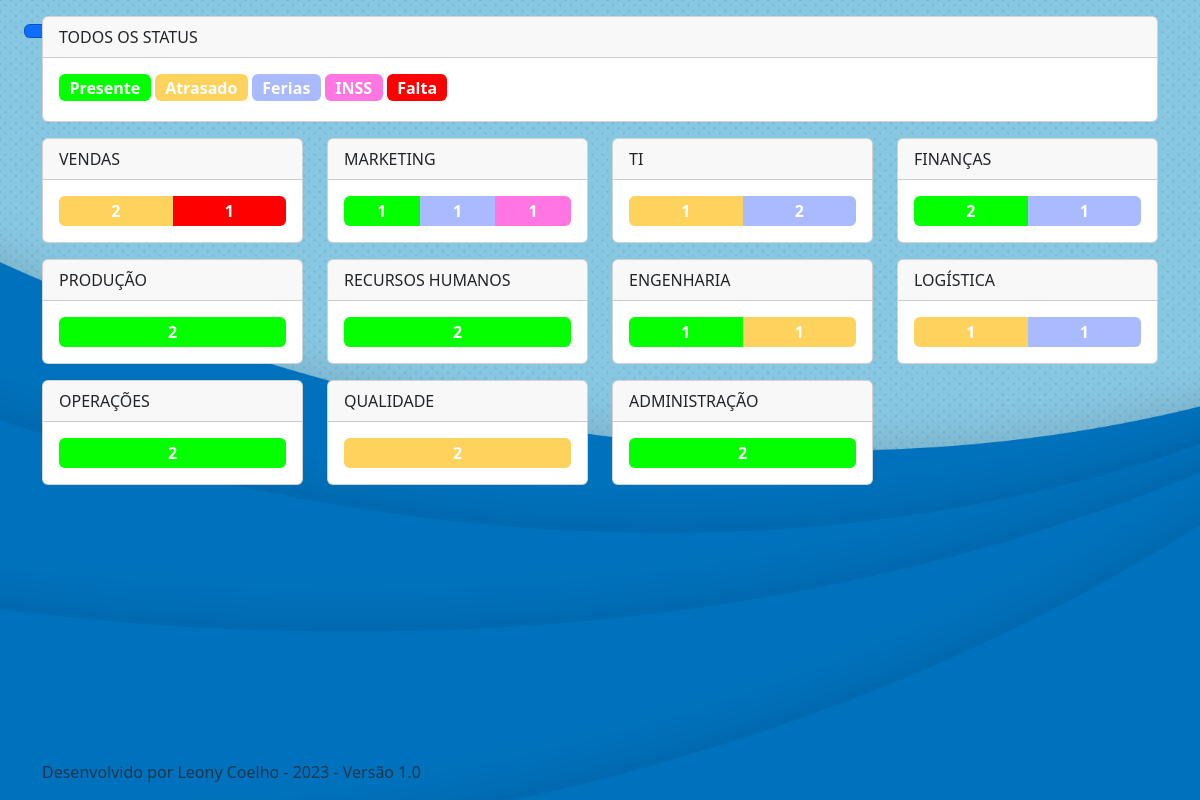
The app's page / (signed in) with its own data.
### app_staff_vision/models.py (models this page shows, shortened)
class Global_Settings(models.Model):
    establishment_title = models.CharField(max_length=50, default='Estabelecimento')
    sector_title = models.CharField(max_length=50, default='Setor')
    subSector_title = models.CharField(max_length=50, default='Subsetor')
    shift_title = models.CharField(max_length=50, default='Turno')
    position_title = models.CharField(max_length=50, default='Cargo')
    status_title = models.CharField(max_length=50, default='Status')
    theme = models.ManyToManyField(Theme)
    logo_image =  models.ImageField(upload_to='logos/uploaded_logo', null=True)
    bg_image =  models.ImageField(upload_to='bgs/uploaded_bgs', null=True)
    institution_name = models.CharField(max_length=60, default='Sua Empresa')

class Status(models.Model):
    status_name= models.CharField(max_length=50)
    status_color= models.CharField(max_length=50, default="#a5a5a5")

class Sector(models.Model):
    sector_name = models.CharField(max_length=50)

### app_staff_vision/views.py (the view)
# urls.py: path('', views.dashboard, name='dashboard'),
@login_required(login_url="/login/")
def dashboard(request):
    print('Opening Dashboard')
    globalsettings = Global_Settings.objects.all().latest('id')
    user = request.user
    user_presets = user.customuser.preset.all()
    worker_counts = []
    if user_presets.exists():
        for preset in user_presets:
            preset_settings = Preset_Settings.objects.filter(preset=preset).order_by('sector_position')
            preset_sectors = preset.preset_sectors.all()  # Setores associados a este preset
            preset_header = Preset_Header.objects.get(preset=preset)  # Supondo que haja um campo 'preset' em Preset_Header que corresponda ao preset atual
            header_width = preset_header.header_width  # Acessando header_width do objeto Preset_Header específico
            for preset_setting in preset_settings:
                sector = preset_setting.sector
                if sector in preset_sectors:
                    sector_width = preset_setting.sector_width
                    sector_data = {'sector': sector, 'status_counts': {}, 'sector_width': sector_width}
                    status_list = Status.objects.all()
                    for status in status_list:
                        count = Worker.objects.filter(sector_w=sector, status_w=status).count()
                        sector_data['status_counts'][status] = count
                    worker_counts.append(sector_data)
        context = {
            'globalsettings': globalsettings,
            'worker_counts': worker_counts,
            'status_list': status_list,
            'header_width':header_width,
        }
        return render(request, 'dashboard.html', context)
    else:
        context = {
            'globalsettings': globalsettings,
        }
        return render(request, 'no_preset.html', context)

### app_staff_vision/templates/dashboard.html (shortened to what this page needs)
{% load static %}
<!doctype html>
<html lang="en" class="h-100">
  <head>
    <link href="https://cdn.jsdelivr.net/npm/bootstrap@5.3.3/dist/css/bootstrap.min.css" rel="stylesheet">
    <link rel="stylesheet" type="text/css" href="{% static  globalsettings.theme.first.theme_url  %}"  />
    </head>
    {% if globalsettings.bg_image %}
    <body style="background-image: url('{{ globalsettings.bg_image.url }}'); background-size: cover; background-repeat: no-repeat;background-attachment: fixed;" class="d-flex flex-column h-100">
    {% else %}
    <body style="background-image: url('{% static 'img/bg.png' %}'); background-size: cover; background-repeat: no-repeat;background-attachment: fixed;" class="d-flex flex-column h-100">
    {% endif %}
        <a class="btn btn-primary position-absolute top-0 start-0 btn-dashboard-menu mt-4 ms-4" data-bs-toggle="offcanvas" href="#offcanvasExample" role="button" aria-controls="offcanvasExample">
          </a>
              <div class="container" style="margin-top: 1rem;">
                  <div class="row">
                      <div class="col-{{header_width}} out-card mb-3">
                          <div class="card custom-card-dashboard h-100">
                              <div class="card-header d-flex justify-content-between align-items-center">
                                  Todos os {{ globalsettings.status_title }}
                              </div>
                              <div class="card-body">
                                  {% for status in status_list %}
                                      <span class="badge" style="background-color:{{ status.status_color }}; font-size:16px; margin-bottom: 0.25rem" onclick="location.href='/view_by_status/{{ status.id }}' ">{{ status.status_name }}</span>
                                  {% endfor %}
                              </div>
                          </div>
                      </div>
                      {% for sector_data in worker_counts %}
                          <div class="col-{{ sector_data.sector_width }} out-card mb-3">
                              <div class="card custom-card-dashboard h-100" onclick="location.href='/view_by_sector/{{ sector_data.sector.id }}'">
                                  <div class="card-header d-flex justify-content-between align-items-center">
                                      {{ sector_data.sector.sector_name }}
                                  </div>
                                  <div class="card-body">
                                      <div class="progress" style="height: 30px;">
                                          {% for status, count in sector_data.status_counts.items %}
                                              {% if count > 0 %}
                                              <div class="progress-bar" role="progressbar" style="width: 100%; background-color:{{ status.status_color }}; font-weight: bold; font-size: 16px" aria-valuenow="15" aria-valuemin="0" aria-valuemax="100">{{ count }}</div>
                                              {% endif %}
                                              {% empty %}
                                              <div class="progress-bar" role="progressbar" style="width: 100%;" aria-valuenow="15" aria-valuemin="0" aria-valuemax="100">Vazio</div>
                                          {% endfor %}
                                      </div>
                                  </div>
                              </div>
                          </div>
                      {% endfor %}
                  </div>
</div>
</body>
<footer class="footer mt-auto py-3 ">
  <div class="container">
    <span class="text-muted">Desenvolvido por Leony Coelho - 2023 - Versão 1.0</span>
  </div>
</footer>

### app_staff_vision/static/css/default.css (style rules this page uses)
body { background-color: rgb(220, 227, 245); }
.card-header { text-transform: uppercase; }
.btn-primary { border-color: rgba(0, 0, 0, 0.247); }

### records on screen
Global_Settings: status_title "STATUS"
Status: status_name "Presente", id "1", count "2"
Status: status_name "Atrasado", id "2", count "1"
Status: status_name "Ferias", count "1", count "2"
Status: status_name "INSS", count "1"
Status: status_name "Falta", count "1"
Sector: sector.sector_name "VENDAS"
Sector: sector.sector_name "MARKETING"
Sector: sector.sector_name "TI"
Sector: sector.sector_name "FINANÇAS"
Sector: sector.sector_name "PRODUÇÃO"
Sector: sector.sector_name "RECURSOS HUMANOS"
Sector: sector.sector_name "ENGENHARIA"
Sector: sector.sector_name "LOGÍSTICA"
Sector: sector.sector_name "OPERAÇÕES"
Sector: sector.sector_name "QUALIDADE"
Sector: sector.sector_name "ADMINISTRAÇÃO"
